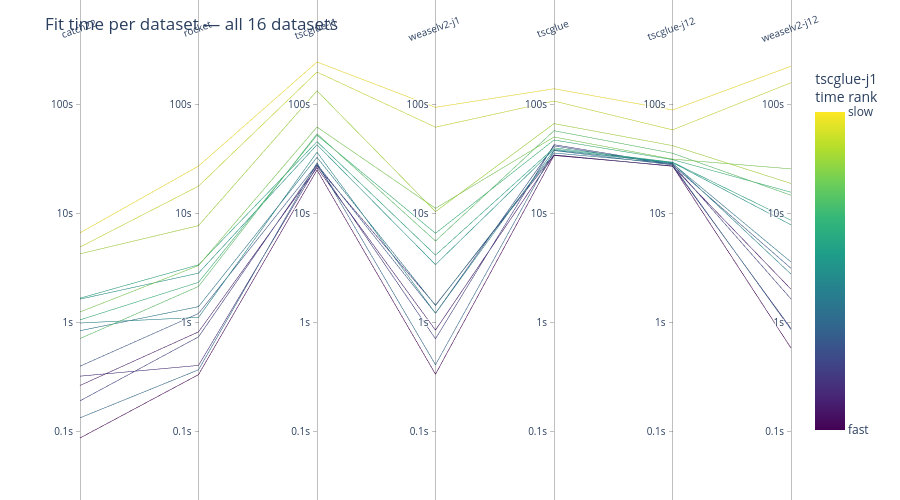

Notebook cell for this chart:
### Code cell
import plotly.graph_objects as go
import numpy as np

MODELS_PLOT = ["catch22", "rocket", "tscglue-j1", "weaselv2-j1", "tscglue", "tscglue-j12", "weaselv2-j12"]

pivot_log = (
    df[df["model"].isin(MODELS_PLOT)]
    .groupby(["dataset", "model"])["pred_time"]
    .mean()
    .unstack("model")
    [MODELS_PLOT]
    .apply(np.log10)
)

global_min = pivot_log.min().min()
global_max = pivot_log.max().max()

# Color by tscglue-j1 rank so colormap spreads evenly across datasets
color_vals = pivot_log["tscglue-j1"].rank()

# Shared tick positions and labels
shared_ticks = [-2, -1, 0, 1, 2, 3, 4]
shared_labels = ["0.01s", "0.1s", "1s", "10s", "100s", "1000s", "10000s"]

dimensions = [
    dict(
        label=col,
        values=pivot_log[col],
        range=[global_min, global_max],
        tickvals=shared_ticks,
        ticktext=shared_labels,
    )
    for col in MODELS_PLOT
]

fig = go.Figure(go.Parcoords(
    line=dict(
        color=color_vals,
        colorscale="viridis",
        showscale=True,
        colorbar=dict(
            title="tscglue-j1<br>time rank",
            tickvals=[color_vals.min(), color_vals.max()],
            ticktext=["fast", "slow"],
        ),
    ),
    dimensions=dimensions,
    labelangle=-20,
))

fig.update_layout(
    title=f"Fit time per dataset — all {len(pivot_log)} datasets",
    height=500,
    margin=dict(l=80, r=80, t=60, b=60),
)
fig.show()

### Figure 1 — Plotly figure (JSON) as saved in the notebook; plotly's stock layout.template omitted (floating-point values rounded to 4 significant figures)
{"data": [{"dimensions": [{"label": "catch22", "range": [-1.055, 2.392], "ticktext": ["0.01s", "0.1s", "1s", "10s", "100s", "1000s", "10000s"], "tickvals": [-2, -1, 0, 1, 2, 3, 4], "values": [-0.1439, -0.3972, -0.4885, -1.055, 0.1001, -0.8704, 0.633, 0.695, -0.7149, 0.8255, -0.0009821, 0.2264, -0.07161, 0.02753, -0.5739, 0.2177]}, {"label": "rocket", "range": [-1.055, 2.392], "ticktext": ["0.01s", "0.1s", "1s", "10s", "100s", "1000s", "10000s"], "tickvals": [-2, -1, 0, 1, 2, 3, 4], "values": [0.3339, 0.08594, -0.3899, -0.4746, 0.5256, -0.4301, 0.8914, 1.254, -0.1283, 1.437, 0.05012, 0.5323, 0.1487, 0.3717, -0.08228, 0.456]}, {"label": "tscglue-j1", "range": [-1.055, 2.392], "ticktext": ["0.01s", "0.1s", "1s", "10s", "100s", "1000s", "10000s"], "tickvals": [-2, -1, 0, 1, 2, 3, 4], "values": [1.734, 1.454, 1.436, 1.401, 1.795, 1.468, 2.128, 2.299, 1.447, 2.392, 1.565, 1.661, 1.518, 1.721, 1.422, 1.633]}, {"label": "weaselv2-j1", "range": [-1.055, 2.392], "ticktext": ["0.01s", "0.1s", "1s", "10s", "100s", "1000s", "10000s"], "tickvals": [-2, -1, 0, 1, 2, 3, 4], "values": [0.7506, 0.08834, 0.1628, -0.471, 1.05, -0.384, 1.02, 1.794, -0.1456, 1.976, 0.08783, 0.6209, 0.1592, 0.8216, -0.06642, 0.5342]}, {"label": "tscglue", "range": [-1.055, 2.392], "ticktext": ["0.01s", "0.1s", "1s", "10s", "100s", "1000s", "10000s"], "tickvals": [-2, -1, 0, 1, 2, 3, 4], "values": [1.762, 1.623, 1.54, 1.535, 1.705, 1.58, 1.827, 2.034, 1.634, 2.146, 1.584, 1.604, 1.557, 1.677, 1.54, 1.593]}, {"label": "tscglue-j12", "range": [-1.055, 2.392], "ticktext": ["0.01s", "0.1s", "1s", "10s", "100s", "1000s", "10000s"], "tickvals": [-2, -1, 0, 1, 2, 3, 4], "values": [1.555, 1.448, 1.437, 1.439, 1.501, 1.448, 1.625, 1.769, 1.455, 1.952, 1.466, 1.473, 1.461, 1.497, 1.436, 1.471]}, {"label": "weaselv2-j12", "range": [-1.055, 2.392], "ticktext": ["0.01s", "0.1s", "1s", "10s", "100s", "1000s", "10000s"], "tickvals": [-2, -1, 0, 1, 2, 3, 4], "values": [1.17, 0.5006, -0.05138, -0.231, 1.412, -0.06123, 1.278, 2.202, 0.2193, 2.353, 0.4475, 0.9414, 0.5578, 1.198, 0.3086, 0.8987]}], "labelangle": -20, "line": {"color": [12.0, 5.0, 3.0, 1.0, 13.0, 6.0, 14.0, 15.0, 4.0, 16.0, 8.0, 10.0, 7.0, 11.0, 2.0, 9.0], "colorbar": {"ticktext": ["fast", "slow"], "tickvals": [1, 16], "title": {"text": "tscglue-j1<br>time rank"}}, "colorscale": [[0, "#440154"], [0.1111, "#482878"], [0.2222, "#3e4989"], [0.3333, "#31688e"], [0.4444, "#26828e"], [0.5556, "#1f9e89"], [0.6667, "#35b779"], [0.7778, "#6ece58"], [0.8889, "#b5de2b"], [1, "#fde725"]], "showscale": true}, "type": "parcoords"}], "layout": {"height": 500, "margin": {"b": 60, "l": 80, "r": 80, "t": 60}, "title": {"text": "Fit time per dataset — all 16 datasets"}}}
